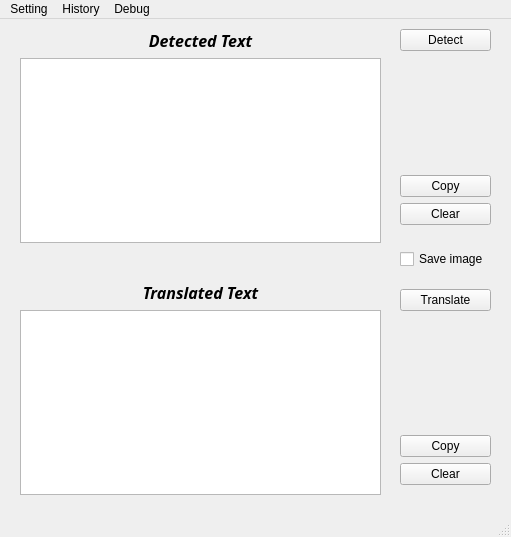
<?xml version="1.0" encoding="UTF-8"?>
<ui version="4.0">
 <class>MainWindow</class>
 <widget class="QMainWindow" name="MainWindow">
  <property name="geometry">
   <rect>
    <x>0</x>
    <y>0</y>
    <width>511</width>
    <height>537</height>
   </rect>
  </property>
  <property name="windowTitle">
   <string>MainWindow</string>
  </property>
  <widget class="QWidget" name="centralwidget">
   <widget class="QWidget" name="verticalLayoutWidget">
    <property name="geometry">
     <rect>
      <x>10</x>
      <y>0</y>
      <width>381</width>
      <height>491</height>
     </rect>
    </property>
    <layout class="QVBoxLayout" name="verticalLayout">
     <property name="leftMargin">
      <number>10</number>
     </property>
     <property name="topMargin">
      <number>10</number>
     </property>
     <property name="rightMargin">
      <number>10</number>
     </property>
     <property name="bottomMargin">
      <number>15</number>
     </property>
     <item>
      <widget class="QLabel" name="Detected_Text">
       <property name="font">
        <font>
         <family>Candara Light</family>
         <pointsize>12</pointsize>
         <italic>true</italic>
         <bold>true</bold>
         <stylestrategy>PreferAntialias</stylestrategy>
        </font>
       </property>
       <property name="text">
        <string>Detected Text</string>
       </property>
       <property name="alignment">
        <set>Qt::AlignCenter</set>
       </property>
      </widget>
     </item>
     <item>
      <widget class="QPlainTextEdit" name="OCR_Detect_Text"/>
     </item>
     <item>
      <spacer name="verticalSpacer">
       <property name="orientation">
        <enum>Qt::Vertical</enum>
       </property>
       <property name="sizeHint" stdset="0">
        <size>
         <width>20</width>
         <height>40</height>
        </size>
       </property>
      </spacer>
     </item>
     <item>
      <widget class="QLabel" name="Translate_log">
       <property name="font">
        <font>
         <family>Candara Light</family>
         <pointsize>12</pointsize>
         <italic>true</italic>
         <bold>true</bold>
         <stylestrategy>PreferAntialias</stylestrategy>
        </font>
       </property>
       <property name="text">
        <string>Translated Text</string>
       </property>
       <property name="alignment">
        <set>Qt::AlignCenter</set>
       </property>
      </widget>
     </item>
     <item>
      <widget class="QPlainTextEdit" name="Translated_Text"/>
     </item>
    </layout>
   </widget>
   <widget class="QWidget" name="verticalLayoutWidget_3">
    <property name="geometry">
     <rect>
      <x>390</x>
      <y>260</y>
      <width>111</width>
      <height>221</height>
     </rect>
    </property>
    <layout class="QVBoxLayout" name="verticalLayout_3">
     <property name="leftMargin">
      <number>10</number>
     </property>
     <property name="topMargin">
      <number>10</number>
     </property>
     <property name="rightMargin">
      <number>10</number>
     </property>
     <property name="bottomMargin">
      <number>15</number>
     </property>
     <item>
      <widget class="QPushButton" name="Translate_action">
       <property name="text">
        <string>Translate</string>
       </property>
      </widget>
     </item>
     <item>
      <spacer name="verticalSpacer_2">
       <property name="orientation">
        <enum>Qt::Vertical</enum>
       </property>
       <property name="sizeHint" stdset="0">
        <size>
         <width>20</width>
         <height>20</height>
        </size>
       </property>
      </spacer>
     </item>
     <item>
      <widget class="QPushButton" name="Translated_Text_Copy">
       <property name="text">
        <string>Copy</string>
       </property>
      </widget>
     </item>
     <item>
      <widget class="QPushButton" name="Translated_Text_Clear">
       <property name="text">
        <string>Clear</string>
       </property>
      </widget>
     </item>
    </layout>
   </widget>
   <widget class="QWidget" name="verticalLayoutWidget_2">
    <property name="geometry">
     <rect>
      <x>390</x>
      <y>0</y>
      <width>111</width>
      <height>221</height>
     </rect>
    </property>
    <layout class="QVBoxLayout" name="verticalLayout_2">
     <property name="leftMargin">
      <number>10</number>
     </property>
     <property name="topMargin">
      <number>10</number>
     </property>
     <property name="rightMargin">
      <number>10</number>
     </property>
     <property name="bottomMargin">
      <number>15</number>
     </property>
     <item>
      <widget class="QPushButton" name="OCR_Detect">
       <property name="text">
        <string>Detect</string>
       </property>
      </widget>
     </item>
     <item>
      <spacer name="verticalSpacer_3">
       <property name="orientation">
        <enum>Qt::Vertical</enum>
       </property>
       <property name="sizeHint" stdset="0">
        <size>
         <width>20</width>
         <height>40</height>
        </size>
       </property>
      </spacer>
     </item>
     <item>
      <widget class="QPushButton" name="OCR_Detect_Copy">
       <property name="text">
        <string>Copy</string>
       </property>
      </widget>
     </item>
     <item>
      <widget class="QPushButton" name="OCR_Detect_Clear">
       <property name="text">
        <string>Clear</string>
       </property>
      </widget>
     </item>
    </layout>
   </widget>
   <widget class="QWidget" name="verticalLayoutWidget_4">
    <property name="geometry">
     <rect>
      <x>390</x>
      <y>220</y>
      <width>111</width>
      <height>41</height>
     </rect>
    </property>
    <layout class="QVBoxLayout" name="verticalLayout_4">
     <property name="leftMargin">
      <number>10</number>
     </property>
     <property name="topMargin">
      <number>10</number>
     </property>
     <property name="rightMargin">
      <number>10</number>
     </property>
     <property name="bottomMargin">
      <number>10</number>
     </property>
     <item>
      <widget class="QCheckBox" name="checkBox">
       <property name="text">
        <string>Save image</string>
       </property>
      </widget>
     </item>
    </layout>
   </widget>
  </widget>
  <widget class="QStatusBar" name="statusbar"/>
  <widget class="QMenuBar" name="menuBar">
   <property name="geometry">
    <rect>
     <x>0</x>
     <y>0</y>
     <width>511</width>
     <height>21</height>
    </rect>
   </property>
   <widget class="QMenu" name="menuSetting">
    <property name="title">
     <string>Setting</string>
    </property>
    <addaction name="actionSelect_Mode"/>
    <addaction name="actionOCR_Setting"/>
    <addaction name="actionTranslator_Setting"/>
   </widget>
   <widget class="QMenu" name="menuHistory">
    <property name="title">
     <string>History</string>
    </property>
    <addaction name="actionShow_Detect_History"/>
    <addaction name="actionShow_Translator_History"/>
   </widget>
   <widget class="QMenu" name="menuDebug">
    <property name="title">
     <string>Debug</string>
    </property>
    <addaction name="actionMain_Log"/>
    <addaction name="actionOCR_Log"/>
    <addaction name="actionTranslator_Log"/>
   </widget>
   <addaction name="menuSetting"/>
   <addaction name="menuHistory"/>
   <addaction name="menuDebug"/>
  </widget>
  <action name="actionSelect_Mode">
   <property name="text">
    <string>Select Mode</string>
   </property>
  </action>
  <action name="actionOCR_Setting">
   <property name="text">
    <string>OCR Setting</string>
   </property>
  </action>
  <action name="actionTranslator_Setting">
   <property name="text">
    <string>Translator Setting</string>
   </property>
  </action>
  <action name="actionShow_Detect_History">
   <property name="text">
    <string>Detect History</string>
   </property>
  </action>
  <action name="actionShow_Translator_History">
   <property name="text">
    <string>Translator History</string>
   </property>
  </action>
  <action name="actionMain_Log">
   <property name="text">
    <string>Main.log</string>
   </property>
  </action>
  <action name="actionOCR_Log">
   <property name="text">
    <string>OCR.log</string>
   </property>
  </action>
  <action name="actionTranslator_Log">
   <property name="text">
    <string>Translator.log</string>
   </property>
  </action>
 </widget>
 <resources/>
 <connections/>
</ui>
